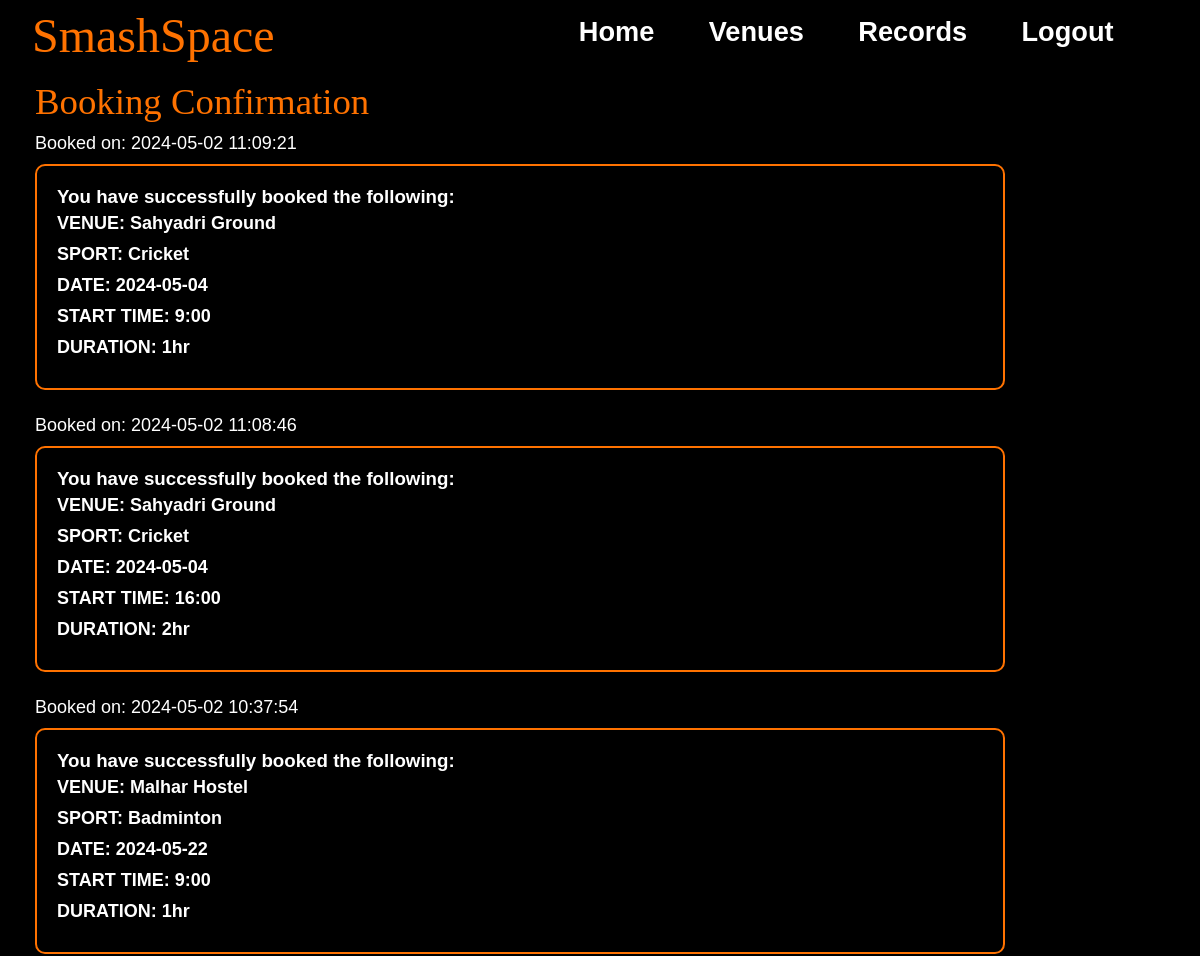
The page /records (signed in, upper part) on the database as committed earlier.
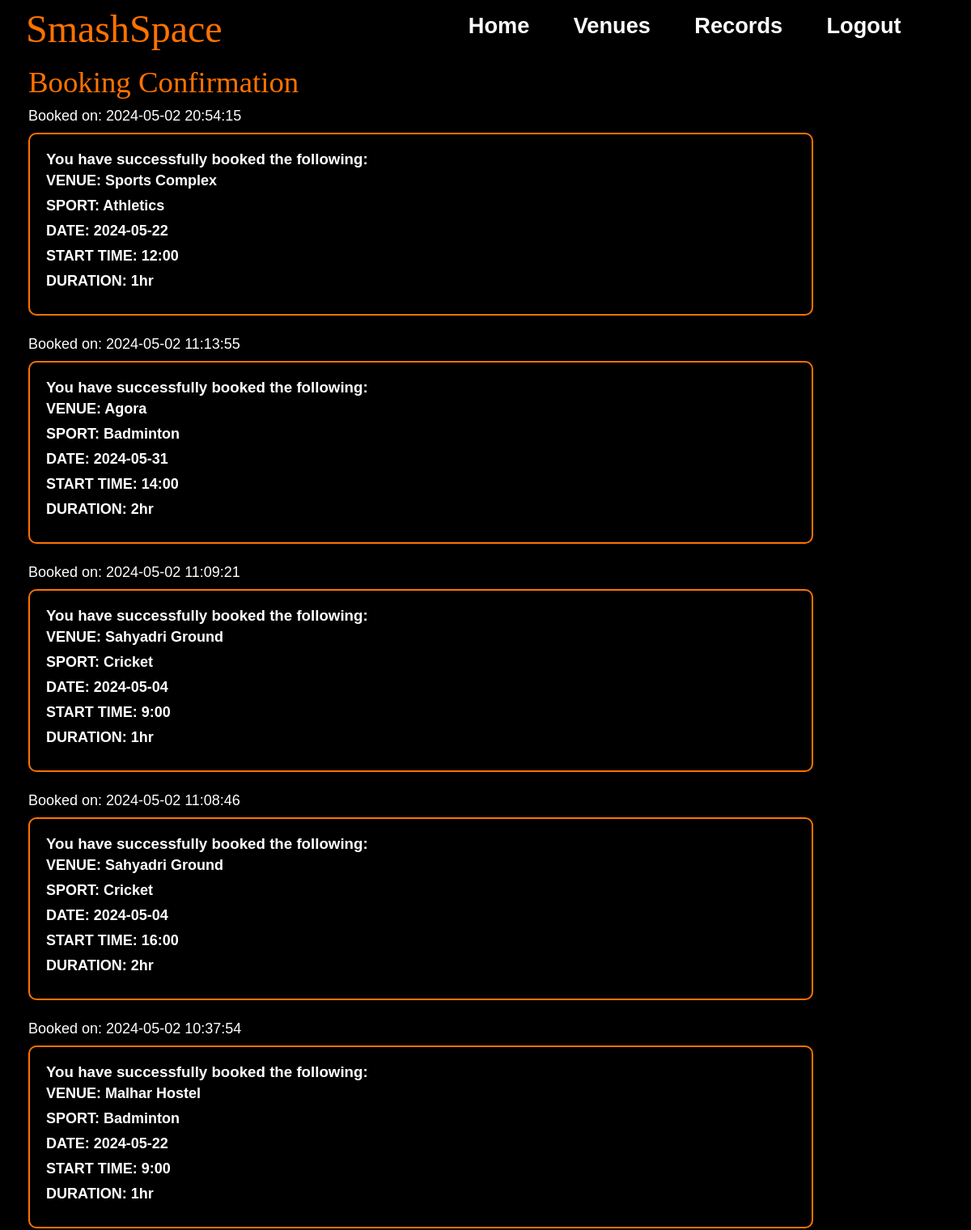
The same page on the database as committed later.
### models.py (models this page shows, shortened)
class BookingLog(db.Model):
    BookingID = db.Column(db.Integer, primary_key=True, autoincrement=True)
    UserID = db.Column(db.Integer, db.ForeignKey('user.UserID'), nullable=False)
    VenueID = db.Column(db.Integer, db.ForeignKey('venue.VenueID'), nullable=False)
    SportID = db.Column(db.Integer, db.ForeignKey('sport.SportID'), nullable=False)
    Slot = db.Column(db.String(10),nullable=False)
    Duration = db.Column(db.String(5),nullable=False)
    Date = db.Column(db.String(20), nullable=False)
    BookingTime = db.Column(db.DateTime, nullable=False, default=lambda: datetime.now(timezone("Asia/Kolkata")).replace(microsecond=0))
    User = db.relationship('User', backref='bookings', lazy=True)
    Venue = db.relationship('Venue', backref='bookings', lazy=True)
    Sport = db.relationship('Sport', backref='bookings', lazy=True)
    __table_args__ = (
        UniqueConstraint("UserID",'VenueID', 'SportID', 'Slot', 'Duration', 'Date'),
    )

class Venue(db.Model):
    VenueID = db.Column(db.Integer, primary_key=True, autoincrement = True)
    VenueName = db.Column(db.String(100), nullable=False)
    VenueAddress = db.Column(db.String(500), nullable=False)
    VenueImageURL = db.Column(db.String(200))
    FirstSlot = db.Column(db.Time, nullable = False)
    LastSlot = db.Column(db.Time, nullable = False)
    Sports = db.relationship('Sport', secondary='venue_sport', backref= db.backref('venues', lazy='dynamic'))
    VenueBlog = db.Column(db.String(2000))

class Sport(db.Model):
    SportID = db.Column(db.Integer, primary_key=True, autoincrement=True)
    SportName = db.Column(db.String(100), nullable=False, unique=True)
    SportImageURL= db.Column(db.String(200))

### app.py (the view)
@app.route("/records")
def record():
    logs = BookingLog.query.filter_by(UserID=current_user.get_id()).order_by(desc(BookingLog.BookingTime)).all()
    venues = []
    sports = []
    dates = []
    starts = []
    durations = []
    BookingTimes= []
    for log in logs:
        venue = Venue.query.get(log.VenueID)
        sport = Sport.query.get(log.SportID)
        venues.append(venue)
        sports.append(sport)
        dates.append(log.Date)
        starts.append(log.Slot)
        durations.append(log.Duration)
        BookingTimes.append(log.BookingTime)
    return render_template("Records.html", logs=logs, venues=venues, sports=sports, dates=dates, starts=starts, durations=durations, BookingTimes=BookingTimes)

### app.py (called while the page is built)
@login_manager.user_loader
def load_user(user_id):
    return User.query.get(int(user_id))

### models.py (called while the page is built)
    def get_id(self):
        return str(self.UserID)

### templates/Records.html (shortened to what this page needs)
{% extends 'Base.html' %}
{% block css %}
<link rel="stylesheet" href="/static/css/records.css">
{%endblock%}
{% block content %}
    <p style="color: #ff7200;font-family: fantasy;font-size: 2.3em;margin-bottom: 10px;" >Booking Confirmation</p>
    <ul  id = "UL">
        {% for log in logs %}
            <li id = "time">Booked on: {{ BookingTimes[loop.index0] }}</li>
            <div class = "box">
                    <h3 id = "yhs">You have successfully booked the following:</h3>
              <div id = "data">
                <li>VENUE: {{ venues[loop.index0].VenueName }}</li>
                <li>SPORT: {{ sports[loop.index0].SportName }}</li>
                <li>DATE: {{ dates[loop.index0] }}</li>
                <li>START TIME: {{ starts[loop.index0] }}</li>
                <li>DURATION: {{ durations[loop.index0] }}</li>
              </div>
            </div>
            <br>
        {% endfor %}
    </ul>
{%endblock%}

### templates/Base.html (shortened to what this page needs)
<!DOCTYPE html>
<html lang="en">
<head>
    <link rel="stylesheet" href="{{ url_for("static", filename="css/base.css") }}">
    {% block css %}{% endblock %}
</head>
<body>
    <div class="content-wrapper">
        <div id="main">
            <div id="navbar">
                <a id="logo" href="/home">SmashSpace</a>
                <div id="menu">
                    <a href="/home">Home</a>
                    <a href="/venues">Venues</a>
                    <a href="/records">Records</a>
                    {% if current_user.is_authenticated %}
                    <a href="/logout">Logout</a>
                    {% else %}
                    <a href="/">Login/Register</a>
                    {% endif %}
                </div>
            </div>
        </div>
    </div>
    {% block content %}{% endblock %}
</body>
</html>

### static/css/base.css (style rules this page uses)
* { margin: 0; padding: 0; text-decoration: none; box-sizing: border-box; transition: all 0.5s; }
body { background-color: black; max-width: 1000px; margin: 0 auto; }
#navbar { position: fixed; top: 0; left: 0; right:0; background-color: rgba(0, 0, 0, 0.8); height: 4em; display: flex; align-items: center; justify-content: space-between; padding: 0 2em; z-index: 1000; }
#logo { color: #ff7200; font-size: 3em; font-family: fantasy; margin-top: 0.14em; }
#menu { display: flex; }
#menu a, .dropmenu a { margin-right: 2em; font-size: 1.7em; color: #fff; font-family: 'Franklin Gothic Medium', 'Arial Narrow', Arial, sans-serif; font-weight: 550; transition: color 0.3s ease-in-out; }

### static/css/records.css (style rules this page uses)
body { font-family: Arial, sans-serif; margin: 0; padding: 0; color: #333; margin: 80px 0 0 35px; }
ul { list-style-type: none; }
li { margin-bottom: 10px; }
#time { margin-top: 7px; color: #fff; font-size: large; }
.box { border: 2px solid #ff7200; border-radius: 10px; padding: 20px; margin-top: 10px; margin-right: 30px; background-color: #000; color: #fff; box-shadow: 0 0 10px rgba(0, 0, 0, 0.1); }
#data { font-weight:700; font-family:'Trebuchet MS', 'Lucida Sans Unicode', 'Lucida Grande', 'Lucida Sans', Arial, sans-serif; font-size: large; }
#yhs { font-family: 'Lucida Sans', 'Lucida Sans Regular', 'Lucida Grande', 'Lucida Sans Unicode', Geneva, Verdana, sans-serif; margin-bottom: 5px; }

Rows that differ between the two databases and show on the page:
added BookingLog: BookingTime "2024-05-02 20:54:15", Date "2024-05-22", Slot "12:00", Duration "1hr"
now on this page (row unchanged): Venue: VenueName "Sports Complex"
now on this page (row unchanged): Sport: SportName "Athletics"
added BookingLog: BookingTime "2024-05-02 11:13:55", {{ sports[loop.index0].SportName }} "Badminton", Date "2024-05-31", Slot "14:00", Duration "2hr"
now on this page (row unchanged): Venue: VenueName "Agora"
